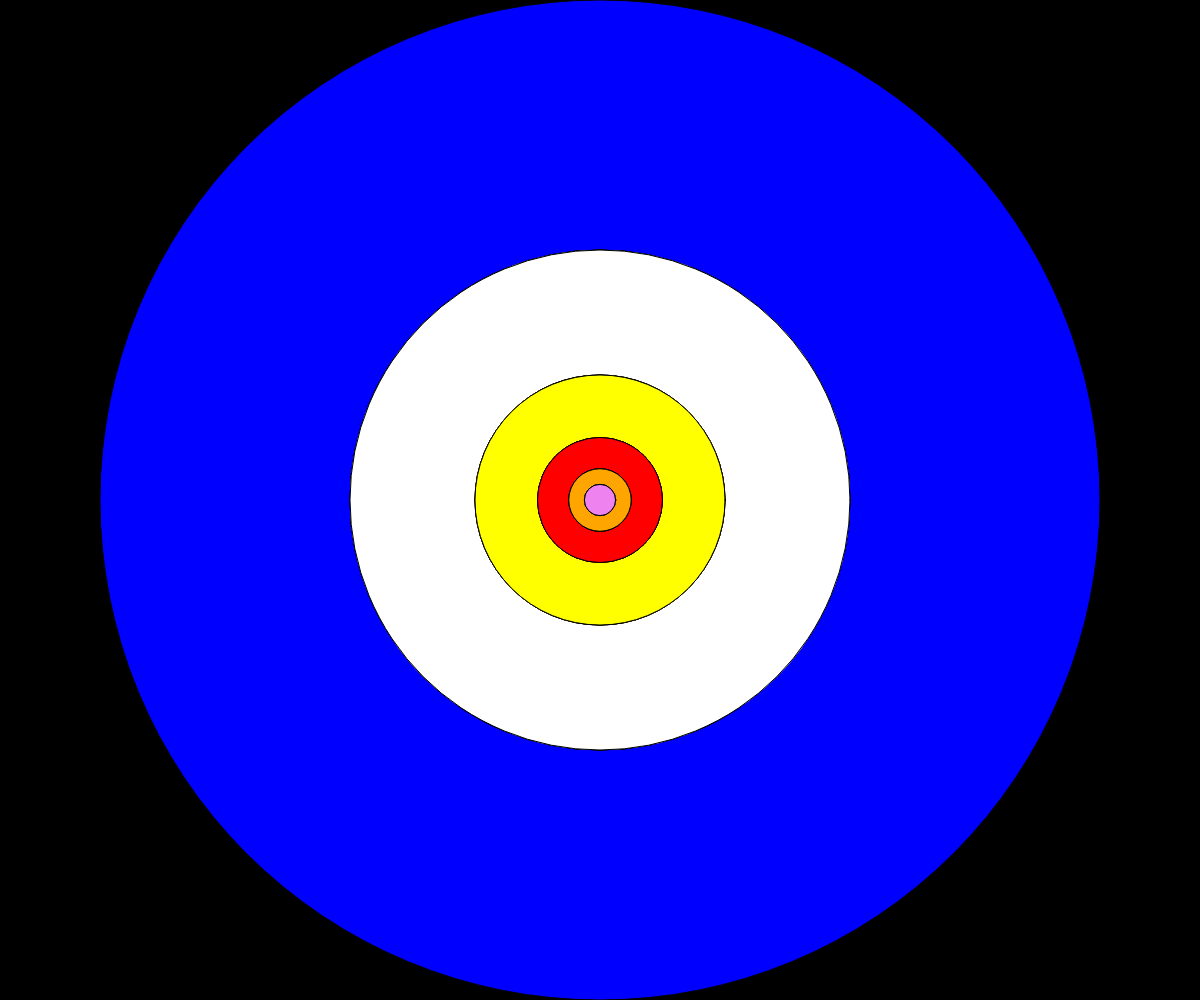
Frame 1 (no input)
Frame 60 (no input): identical to frame 1, image omitted
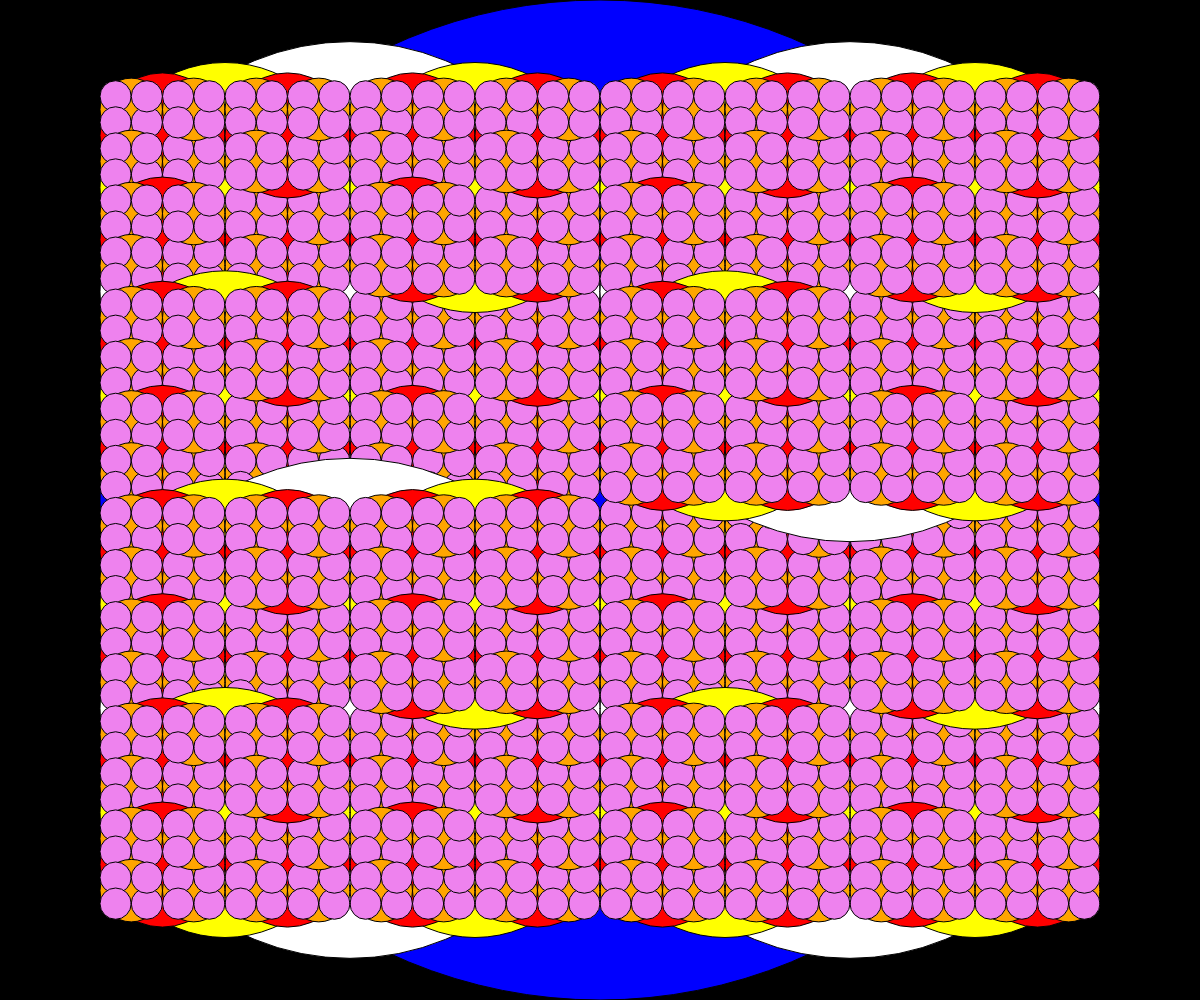
Frame 120 (the mouse pressed at the canvas centre since frame 60)

The p5.js sketch that drew these frames (run headless with seeded random() and noise() and a simulated clock; from frame 60 on, the mouse is pressed at the canvas centre):

// p5.js sketch
// ── sketch.js
// Circle Recursion

let theColors = ["blue", "white", "yellow", "red", "orange", "violet", "beige", "brown"];

function setup() {
  createCanvas(windowWidth, windowHeight);
}

function draw() {
  background(0);
  recursiveCircle(width/2, height/2, height, 0);
}

function recursiveCircle(x, y, diameter, level) {
  fill(theColors[level]);
  circle(x, y, diameter);

  if (diameter > 50) {
    recursiveCircle(x - (mouseX/width/2)*diameter, y - (mouseY/width/2)*diameter, diameter/2, level+1);
    recursiveCircle(x + (mouseX/width/2)*diameter, y + (mouseY/width/2)*diameter, diameter/2, level+1);
    recursiveCircle(x - (mouseX/width/2)*diameter, y + (mouseY/width/2)*diameter, diameter/2, level+1);
    recursiveCircle(x + (mouseX/width/2)*diameter, y - (mouseY/width/2)*diameter, diameter/2, level+1);
  }
}
